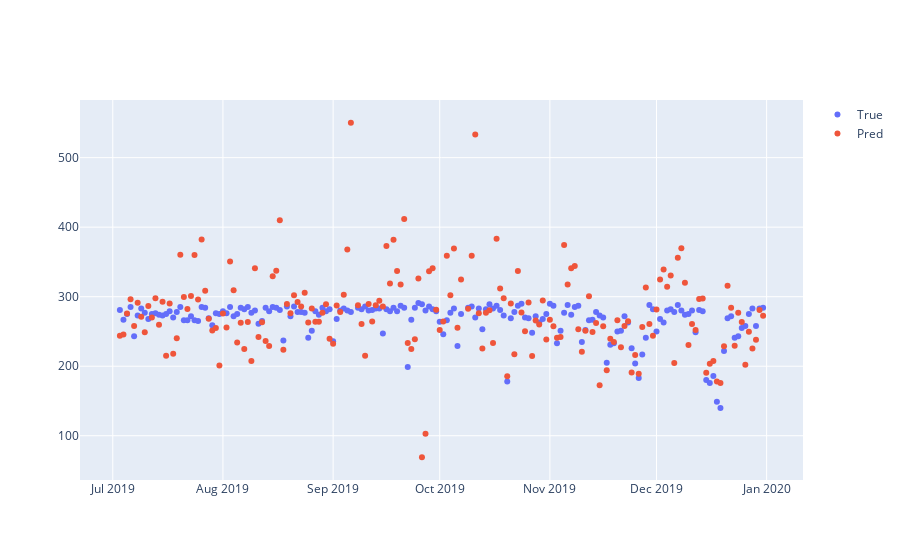

Write notebook code for a chart like this one.
### Code cell
# temp = X_test[X_test['TargetDate']=='2019-09-27']
fig = go.Figure()
fig.add_trace(go.Scatter(x=X_test.index, y=X_test['True'],mode='markers',name='True'))
fig.add_trace(go.Scatter(x=X_test.index, y=X_test['Pred'],mode='markers',name='Pred'))
fig.show()

### Figure 1 — Plotly figure (JSON) as saved in the notebook; plotly's stock layout.template omitted (floating-point values rounded to 4 significant figures; data arrays with more than 128 entries replaced by an {"elided": "..."} marker saying what was removed)
{"data": [{"mode": "markers", "name": "True", "type": "scatter", "x": {"elided": "180 str values"}, "y": {"elided": "180 int values"}}, {"mode": "markers", "name": "Pred", "type": "scatter", "x": {"elided": "180 str values"}, "y": {"elided": "180 float values"}}], "layout": {}}
